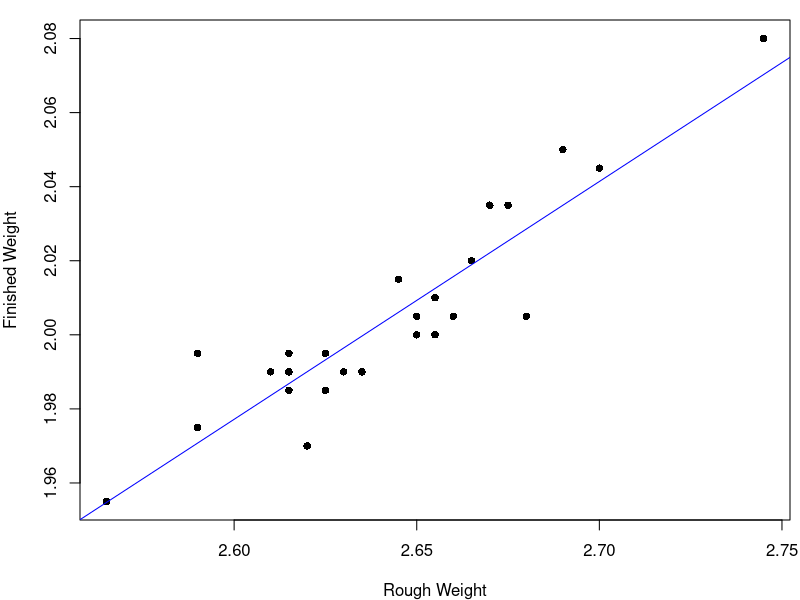
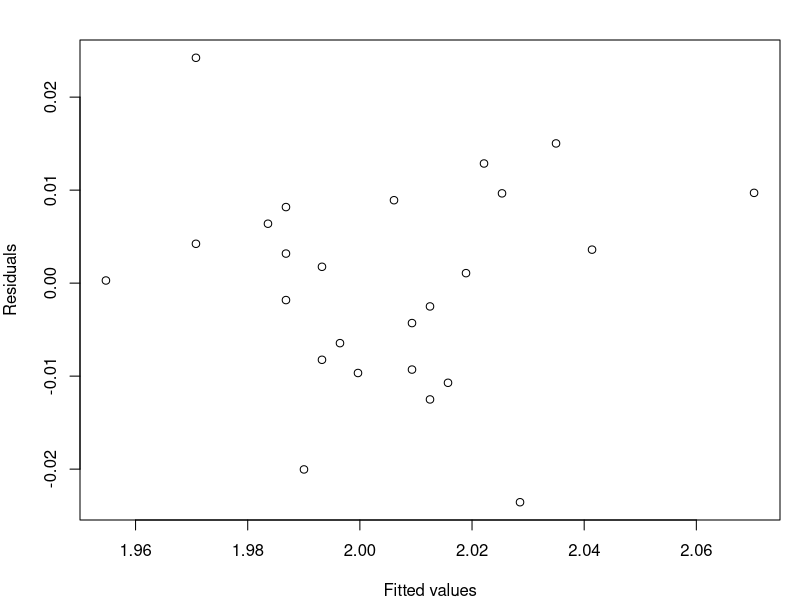
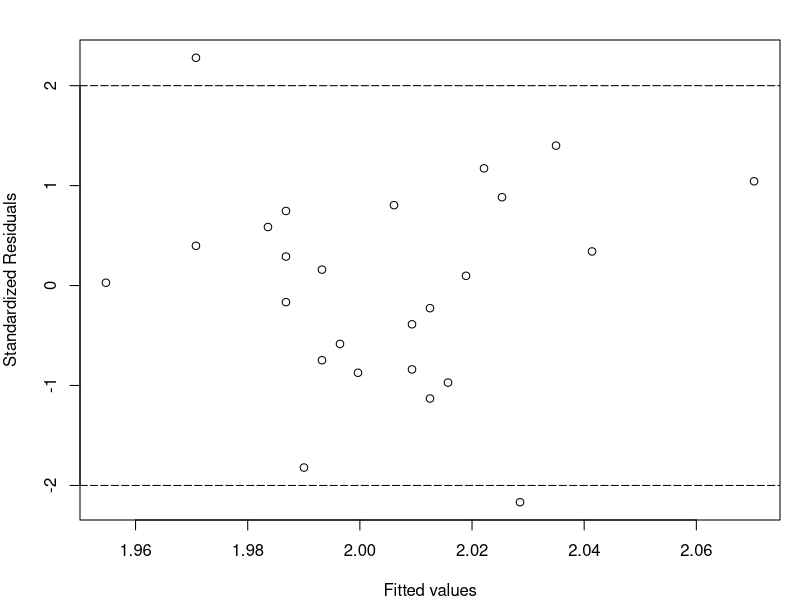
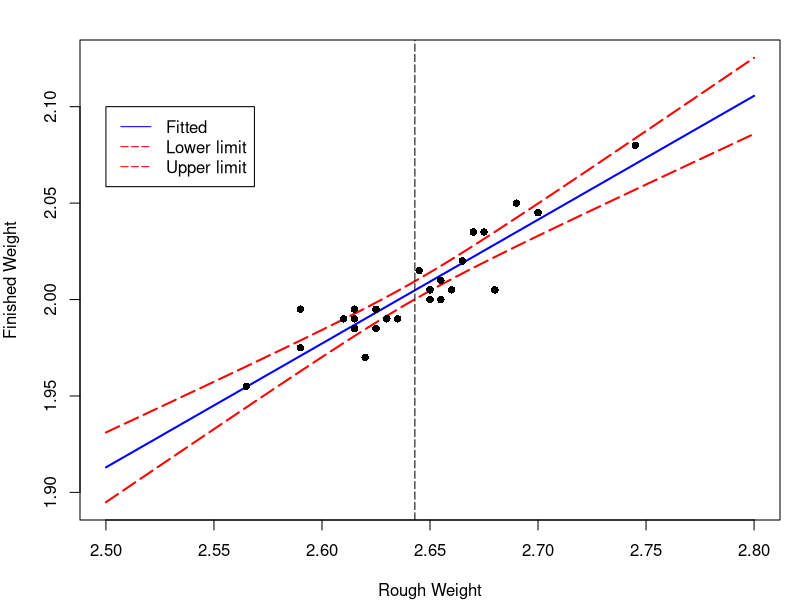
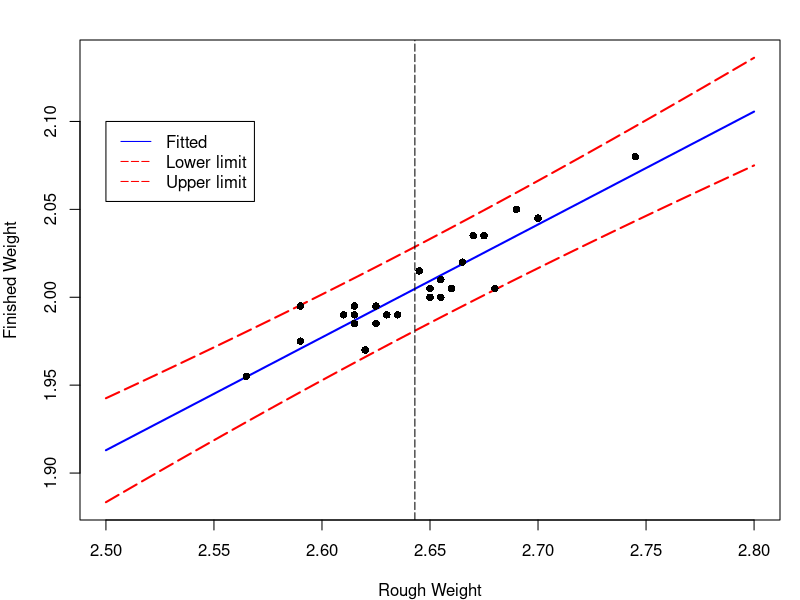
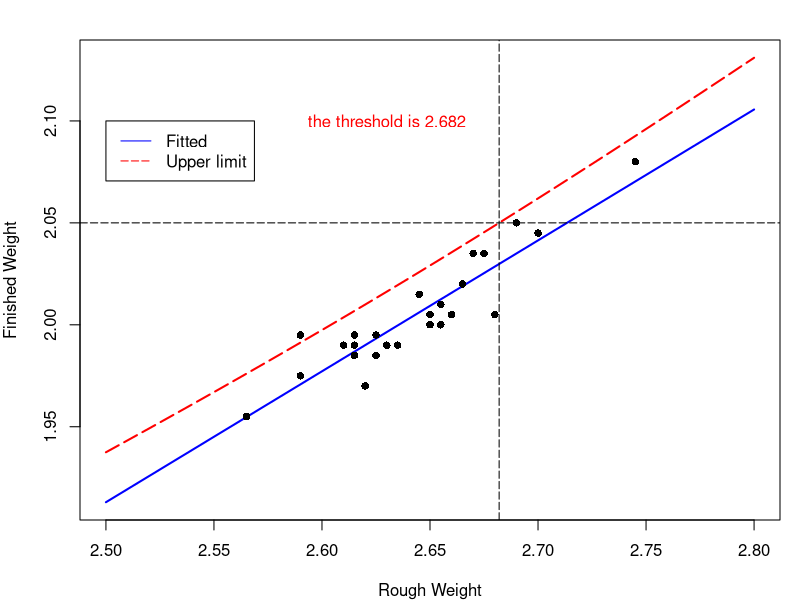
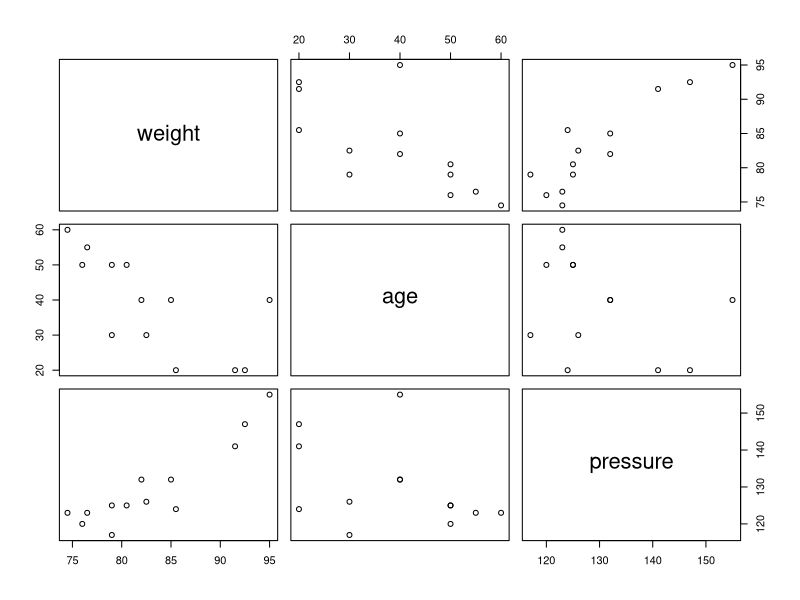
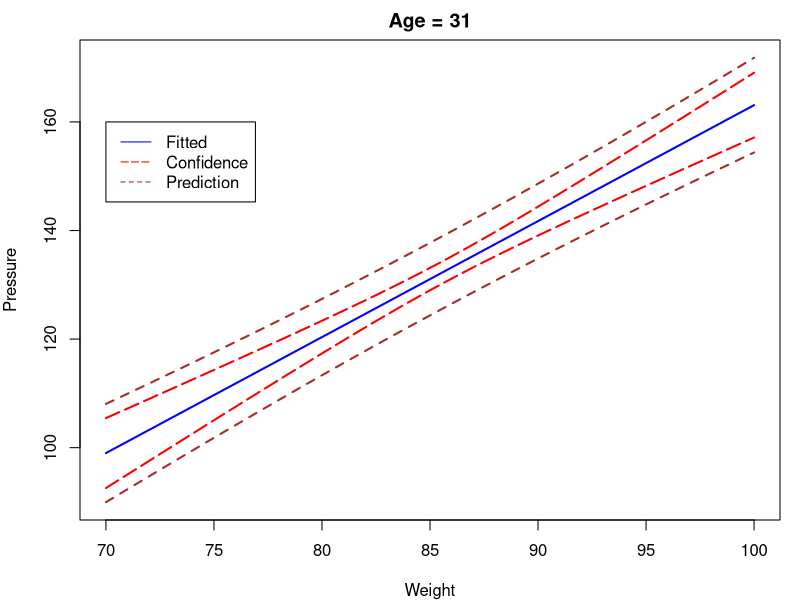

Write the R code that produced these figures, in order.
## ---- chunk 1
knitr::opts_chunk$set(echo = TRUE)
## ---- chunk 2
rod = data.frame(
        id = seq(1:25),
        rough_weight = c(2.745, 2.700, 2.690, 2.680, 2.675, 2.670, 2.665, 
                         2.660, 2.655, 2.655, 2.650, 2.650, 2.645, 2.635,
                         2.630, 2.625, 2.625, 2.620, 2.615, 2.615, 2.615, 
                         2.610, 2.590, 2.590, 2.565),
     finished_weight = c(2.080, 2.045, 2.050, 2.005, 2.035, 2.035, 2.020, 
                         2.005, 2.010, 2.000, 2.000, 2.005, 2.015, 1.990, 
                         1.990, 1.995, 1.985, 1.970, 1.985, 1.990, 1.995, 
                         1.990, 1.975, 1.995, 1.955)
)
knitr::kable(rod,"html",caption = "rough weight vs. finished weight")
## ---- chunk 3
attach(rod)
par(mar=c(4,4,1,0.5))
plot(rough_weight,finished_weight,type="p",pch=16,
     xlab = "Rough Weight",ylab = "Finished Weight")
lm.rod = lm(finished_weight~rough_weight)
abline(coef(lm.rod),col="blue")
summary(lm.rod) #output the results
## ---- chunk 4
par(mar=c(4,4,2,1))
plot(lm.rod$fitted.values,lm.rod$residuals,"p",
     xlab="Fitted values",ylab = "Residuals")
## ---- chunk 5
par(mar=c(4,4,2,1))
plot(lm.rod$fitted.values,rstandard(lm.rod),"p",
     xlab="Fitted values",ylab = "Standardized Residuals")
abline(h=c(-2,2),lty=c(5,5))
## ---- chunk 6
x = seq(2.5,2.8,by=0.001)
newdata = data.frame(rough_weight= x)
pred_x = predict(lm.rod,newdata,interval = "confidence")
par(mar=c(4,4,2,1))
matplot(x,pred_x,type="l",lty = c(1,5,5),
        col=c("blue","red","red"),lwd=2,
        xlab="Rough Weight",ylab="Finished Weight")
abline(v=mean(rough_weight),lty=5)
points(rough_weight,finished_weight,pch=16)
legend(2.5,2.1,c("Fitted","Lower limit","Upper limit"),
       lty = c(1,5,5),col=c("blue","red","red"))
## ---- chunk 7
x = seq(2.5,2.8,by=0.001)
newdata = data.frame(rough_weight= x)
pred_x = predict(lm.rod,newdata,interval = "prediction")
par(mar=c(4,4,2,1))
matplot(x,pred_x,type="l",lty = c(1,5,5),
        col=c("blue","red","red"),lwd=2,
        xlab="Rough Weight",ylab="Finished Weight")
abline(v=mean(rough_weight),lty=5)
points(rough_weight,finished_weight,pch=16)
legend(2.5,2.1,c("Fitted","Lower limit","Upper limit"),
       lty = c(1,5,5),col=c("blue","red","red"))
## ---- chunk 8
x = seq(2.5,2.8,by=0.001)
newdata = data.frame(rough_weight= x)
pred_x = predict(lm.rod,newdata,interval = "prediction")
par(mar=c(4,4,2,1))
singlebound = (pred_x[,1]-pred_x[,2])/qt(0.975,lm.rod$df)*qt(0.95,lm.rod$df)+pred_x[,1]
par(mar=c(4,4,2,1))
matplot(x,cbind(pred_x[,1],singlebound),type="l",lty = c(1,5),
        col=c("blue","red"),lwd=2,
        xlab="Rough Weight",ylab="Finished Weight")
points(rough_weight,finished_weight,pch=16)
abline(h=2.05,v=2.682,lty=c(5,5))
text(2.63,2.1,"the threshold is 2.682",col="red")
legend(2.5,2.1,c("Fitted","Upper limit"),
       lty = c(1,5),col=c("blue","red"))

## ---- chunk 9
blood=data.frame(
weight=c(76.0,91.5,85.5,82.5,79.0,80.5,74.5,79.0,85.0,76.5,82.0,95.0,92.5),
age=c(50,20,20,30,30,50,60,50,40,55,40,40,20),
pressure=c(120,141,124,126,117,125,123,125,132,123,132,155,147))
knitr::kable(blood,format="html")
plot(blood)
lm.blood=lm(pressure~weight+age,data=blood)
summary(lm.blood)
## ---- chunk 10
n = length(blood$weight)
X = cbind(intercept=rep(1,n),weight=blood$weight,age=blood$age)
C = solve(t(X)%*%X)
SSE = sum(lm.blood$residuals^2) # sum of squared errors
# SST = var(blood$pressure)*(n-1)
# SSR = SST-SSE
# Fstat = SSR/(3-1)/(SSE/(n-3))
cov = SSE/(n-3)*C
knitr::kable(cov,format="html",caption = "Estimated Covariance Matrix")
## ---- chunk 11
newdata = data.frame(
        age = rep(31,100),
        weight = seq(70,100,length.out = 100)
)
CI = predict(lm.blood,newdata,interval = "confidence")
Pred = predict(lm.blood,newdata,interval = "prediction")
par(mar=c(4,4,2,1))
matplot(newdata$weight,cbind(CI,Pred[,-1]),type="l",lty = c(1,5,5,2,2),
        col=c("blue","red","red","brown","brown"),lwd=2,
        xlab="Weight",ylab="Pressure",main = "Age = 31")
legend(70,160,c("Fitted","Confidence","Prediction"),
       lty = c(1,5,2),col=c("blue","red","brown"))
## ---- chunk 12
newdata = data.frame(
        weight = rep(85,41),
        age = seq(20,60)
)
CI = predict(lm.blood,newdata,interval = "confidence")
Pred = predict(lm.blood,newdata,interval = "prediction")
par(mar=c(4,4,2,1))
matplot(newdata$age,cbind(CI,Pred[,-1]),type="l",lty = c(1,5,5,2,2),
        col=c("blue","red","red","brown","brown"),lwd=2,
        xlab="Age",ylab="Pressure",main = "Weight = 85")
legend(20,150,c("Fitted","Confidence","Prediction"),
       lty = c(1,5,2),col=c("blue","red","brown"))
